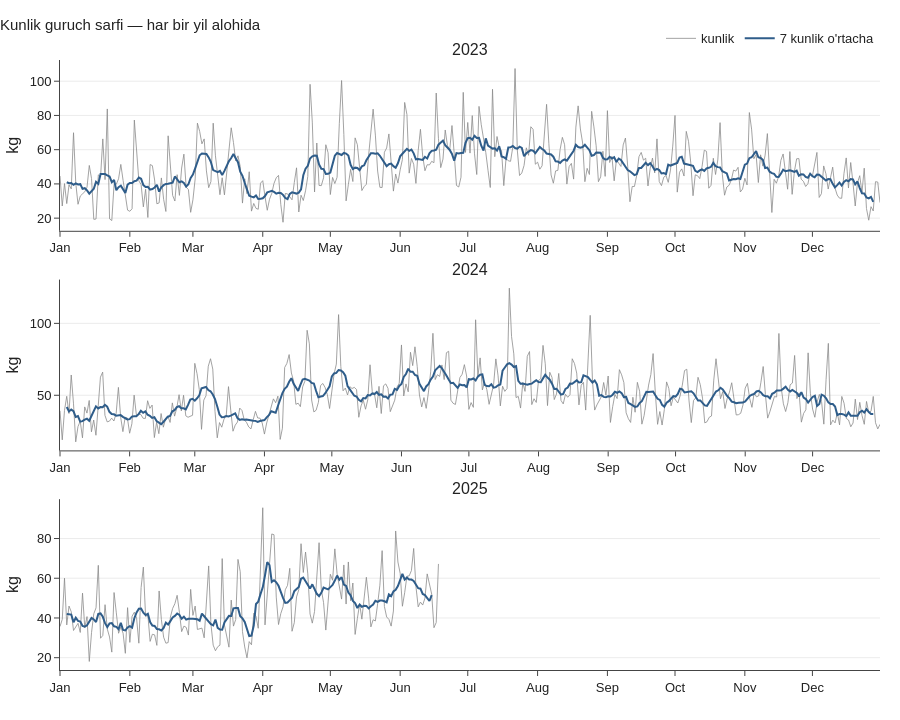

Write notebook code for a chart like this one.
### Markdown cell above
## 6. Har bir yil bo'yicha kunlik dinamika

### Code cell
def yearly_panels(col, title, color, scale=1.0, unit=""):
    fig = make_subplots(rows=3, cols=1, shared_yaxes=True, vertical_spacing=0.08,
                        subplot_titles=[f"{y}" for y in years])
    for i, y in enumerate(years, start=1):
        d = df[df.year == y]
        fig.add_scatter(x=d.date, y=d[col] / scale, mode="lines", line=dict(color=style.GREY, width=0.8),
                        name="kunlik", showlegend=(i == 1), legendgroup="d", row=i, col=1)
        fig.add_scatter(x=d.date, y=(d[col] / scale).rolling(7, center=True).mean(), mode="lines",
                        line=dict(color=color, width=2), name="7 kunlik o'rtacha", showlegend=(i == 1),
                        legendgroup="m", row=i, col=1)
        fig.update_xaxes(range=[f"{y}-01-01", f"{y}-12-31"], dtick="M1", tickformat="%b", row=i, col=1)
        fig.update_yaxes(title_text=unit, row=i, col=1)
    fig.update_layout(title=title, height=720, legend=dict(orientation="h", y=1.06, x=1, xanchor="right"))
    return fig

fig = yearly_panels("rice_kg", "Kunlik guruch sarfi — har bir yil alohida", style.BLUE, unit="kg")
style.save(fig, "01_rice_daily_by_year")

### Figure 1 — Plotly figure (JSON) as saved in the notebook; plotly's stock layout.template omitted (floating-point values rounded to 4 significant figures; data arrays with more than 128 entries replaced by an {"elided": "..."} marker saying what was removed)
{"data": [{"legendgroup": "d", "line": {"color": "#8c8c8c", "width": 0.8}, "mode": "lines", "name": "kunlik", "showlegend": true, "type": "scatter", "x": {"elided": "365 str values"}, "xaxis": "x", "y": {"elided": "365 float values"}, "yaxis": "y"}, {"legendgroup": "m", "line": {"color": "#2f5d8a", "width": 2}, "mode": "lines", "name": "7 kunlik o'rtacha", "showlegend": true, "type": "scatter", "x": {"elided": "365 str values"}, "xaxis": "x", "y": {"elided": "365 float values"}, "yaxis": "y"}, {"legendgroup": "d", "line": {"color": "#8c8c8c", "width": 0.8}, "mode": "lines", "name": "kunlik", "showlegend": false, "type": "scatter", "x": {"elided": "366 str values"}, "xaxis": "x2", "y": {"elided": "366 float values"}, "yaxis": "y2"}, {"legendgroup": "m", "line": {"color": "#2f5d8a", "width": 2}, "mode": "lines", "name": "7 kunlik o'rtacha", "showlegend": false, "type": "scatter", "x": {"elided": "366 str values"}, "xaxis": "x2", "y": {"elided": "366 float values"}, "yaxis": "y2"}, {"legendgroup": "d", "line": {"color": "#8c8c8c", "width": 0.8}, "mode": "lines", "name": "kunlik", "showlegend": false, "type": "scatter", "x": {"elided": "169 str values"}, "xaxis": "x3", "y": {"elided": "169 float values"}, "yaxis": "y3"}, {"legendgroup": "m", "line": {"color": "#2f5d8a", "width": 2}, "mode": "lines", "name": "7 kunlik o'rtacha", "showlegend": false, "type": "scatter", "x": {"elided": "169 str values"}, "xaxis": "x3", "y": {"elided": "169 float values"}, "yaxis": "y3"}], "layout": {"annotations": [{"font": {"size": 16}, "showarrow": false, "text": "2023", "x": 0.5, "xanchor": "center", "xref": "paper", "y": 1, "yanchor": "bottom", "yref": "paper"}, {"font": {"size": 16}, "showarrow": false, "text": "2024", "x": 0.5, "xanchor": "center", "xref": "paper", "y": 0.64, "yanchor": "bottom", "yref": "paper"}, {"font": {"size": 16}, "showarrow": false, "text": "2025", "x": 0.5, "xanchor": "center", "xref": "paper", "y": 0.28, "yanchor": "bottom", "yref": "paper"}], "height": 720, "legend": {"orientation": "h", "x": 1, "xanchor": "right", "y": 1.06}, "title": {"text": "Kunlik guruch sarfi — har bir yil alohida"}, "xaxis": {"anchor": "y", "domain": [0, 1], "dtick": "M1", "range": ["2023-01-01", "2023-12-31"], "tickformat": "%b"}, "xaxis2": {"anchor": "y2", "domain": [0, 1], "dtick": "M1", "range": ["2024-01-01", "2024-12-31"], "tickformat": "%b"}, "xaxis3": {"anchor": "y3", "domain": [0, 1], "dtick": "M1", "range": ["2025-01-01", "2025-12-31"], "tickformat": "%b"}, "yaxis": {"anchor": "x", "domain": [0.72, 1], "title": {"text": "kg"}}, "yaxis2": {"anchor": "x2", "domain": [0.36, 0.64], "title": {"text": "kg"}}, "yaxis3": {"anchor": "x3", "domain": [0, 0.28], "title": {"text": "kg"}}}}
